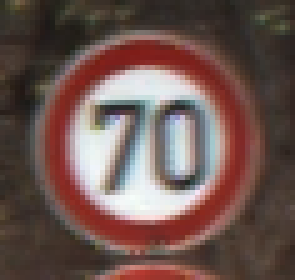
#> input picture Lab08/data/gtsrb/GTSRB/Final_Test/Images/00105.ppm, 59 x 56 px (shown 5 times larger); its folder holds 4 pictures in this run
$ jupyter execute --allow-errors Lab08.1_GTSRB_Real_Dataset.ipynb
#> lines starting #> are read from the running program, lines starting #| are printed output that depends on the picture
# Lab08.1 — Understanding the GTSRB Dataset

**Objective:** explore genuine GTSRB images, the 43 official labels, class distribution, and RGB image preprocessing.

**Hardware:** Digilent Zybo Legacy, PYNQ 3.0.1; no FPGA accelerator needed. It works with the official CSV and at least one photograph (`00105.ppm`).

**Required files:** `Lab08/data/gtsrb/GT-final_test.csv` and `Lab08/data/gtsrb/GTSRB/Final_Test/Images/00105.ppm`. See `Lab08/README.md` for instructions. No full image archive is needed on Zybo.

## 1 — Dataset and ground-truth labels

The official CSV contains the image filename and correct category. A category is an integer from 0 through 42. This notebook reads the CSV **without scanning 12,630 files**, so the Zybo Jupyter file browser remains responsive.

[cell 1]
from pathlib import Path
import csv
import sys
import numpy as np
import cv2
import matplotlib.pyplot as plt

ROOT = Path('..').resolve()         # notebook located in Lab08/notebooks
TOOLS = ROOT / 'tools'
if str(TOOLS) not in sys.path:
    sys.path.insert(0, str(TOOLS))
from gtsrb import LABELS

DATA = ROOT / 'data' / 'gtsrb'
CSV_FILE = DATA / 'GT-final_test.csv'
IMAGE_DIR = DATA / 'GTSRB' / 'Final_Test' / 'Images'
#> (the rest of this cell did not finish here and is left out)

## 2 — Distribution of the 43 categories

Class frequencies are calculated from **all CSV rows**, not from the photographs currently stored on the board. The number of stored images may be much smaller than the number of labeled records.

#> (a cell that did not finish here is left out)

## 3 — Inspect real photographs

With the complete dataset, display 12 reproducibly selected images. On Zybo, use the known small set of transferred images, including `00105.ppm`. Missing files are skipped rather than triggering a scan of all image files.

[cell 3]
# Inspect selected CSV entries only; never call rglob() over the whole image archive.
rng = np.random.default_rng(2026)
#> (the rest of this cell did not finish here and is left out)

## 4 — Preprocessing: RGB and 32 × 32 pixels

This exercise demonstrates channel order and a direct `32 × 32` resize (3,072 RGB bytes). OpenCV uses BGR by default. **This is not the final input preparation for the pretrained BNN in Lab08.2.** That model requires a CIFAR-style record (3,073 bytes including a label byte) with aspect-ratio-preserving resize and padding. Compare the two methods.

[cell 4]
example_path = IMAGE_DIR / '00105.ppm'
if not example_path.is_file():
    if not available:
        raise FileNotFoundError('No photograph available for preprocessing demonstration')
    example_path = available[0][0]
photo_bgr = cv2.imread(str(example_path), cv2.IMREAD_COLOR)
#> photo_bgr is the input picture: shape (56, 59, 3); mean B, G, R 80.4, 85.8, 109.4
if photo_bgr is None:
    raise IOError(f'Cannot read {example_path}')
photo_rgb = cv2.cvtColor(photo_bgr, cv2.COLOR_BGR2RGB)
rgb32 = cv2.cvtColor(cv2.resize(photo_bgr, (32, 32),
                                interpolation=cv2.INTER_LINEAR), cv2.COLOR_BGR2RGB)
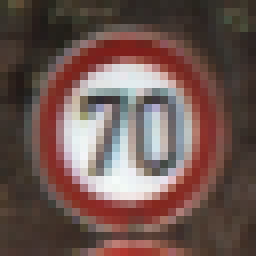
#> rgb32: shape (32, 32, 3) (shown 8 times larger); mean R, G, B 109.3, 85.6, 80.3
assert rgb32.shape == (32, 32, 3) and rgb32.dtype == np.uint8
assert rgb32.nbytes == 3072
fig, axes = plt.subplots(1, 2, figsize=(7, 3))
axes[0].imshow(photo_rgb)
axes[0].set_title(f'Original: {photo_rgb.shape[1]} × {photo_rgb.shape[0]}')
axes[1].imshow(rgb32)
axes[1].set_title('Basic RGB resize: 32 × 32')
for ax in axes:
    ax.axis('off')
plt.tight_layout()
plt.show()
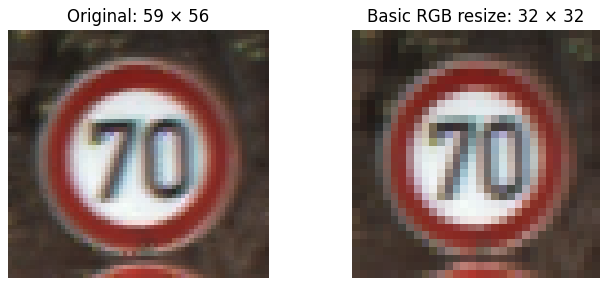
#> figure drawn by matplotlib, 2 panels
print('File:', example_path.name, '| Array:', rgb32.shape, rgb32.dtype, '| Bytes:', rgb32.nbytes)
#| File: 00105.ppm | Array: (32, 32, 3) uint8 | Bytes: 3072
